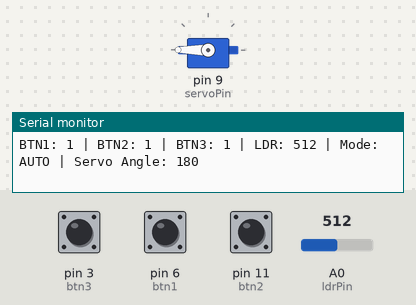
A sketch run on a simulated Arduino Uno, built with avr-gcc and run on an emulated ATmega328P. Parts: servo, the last lines printed to the serial monitor. The inputs (shaded band) are chosen by the test bench; at power-on: A0 (ldrPin) = 512, pin 6 (btn1) HIGH, pin 11 (btn2) HIGH, pin 3 (btn3) HIGH.

Above: at 1.3 s.
1.4 s: A0 (ldrPin) set to 493
At 2.6 s:
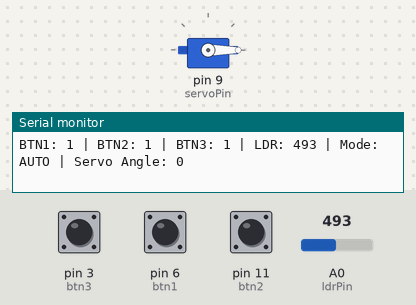
3.0 s: pin 6 (btn1) pulled LOW for 0.6 s
5.1 s: pin 11 (btn2) pulled LOW for 3.2 s
At 9.3 s:
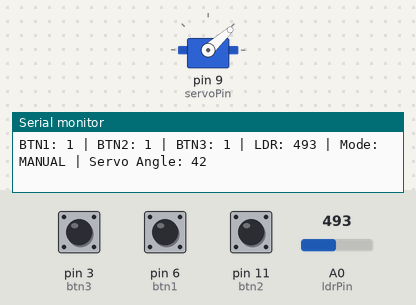
9.8 s: pin 11 (btn2) pulled LOW for 3.2 s
At 14.1 s:
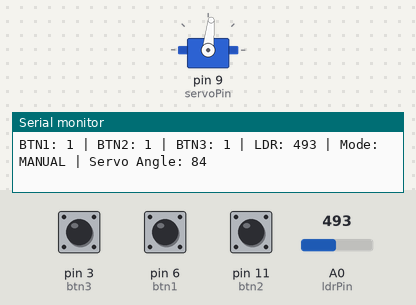
14.5 s: pin 11 (btn2) pulled LOW for 3.2 s
At 18.8 s:
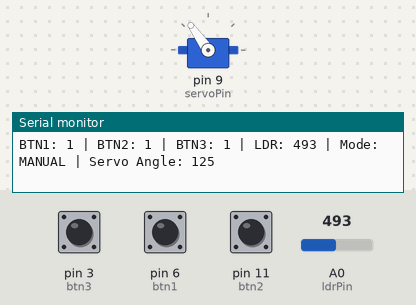
19.2 s: pin 3 (btn3) pulled LOW for 0.6 s
At 19.41 s:
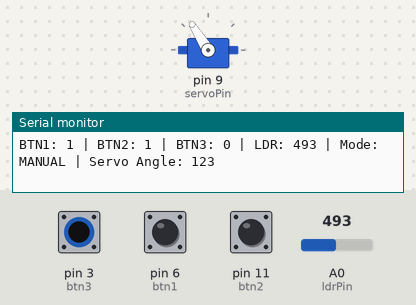
Timing chart, 0 to 22.2 s (numbered marks = the images above; inputs shaded):
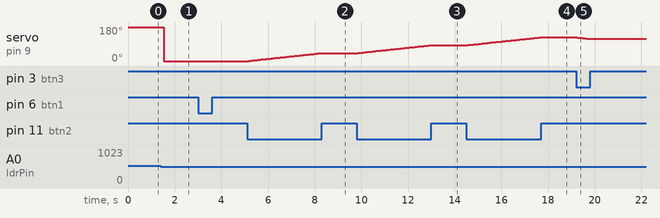

Measured:
- the behaviour switches between 501 and 500 on A0 (ldrPin) (found by bisection; images 0 and 1)
- after the input at 1.4 s, servo on pin 9 (servoPin): 180° → 0° after 0.12 s
- after the input at 5.1 s, servo on pin 9 (servoPin): moves from 0° to 42° over 3.1 s, starting after 0.06 s
- after the input at 9.8 s, servo on pin 9 (servoPin): moves from 42° to 84° over 3.1 s, starting after 0.06 s
- after the input at 14.5 s, servo on pin 9 (servoPin): moves from 84° to 125° over 3.1 s, starting after 0.07 s
- after the input at 19.2 s, servo on pin 9 (servoPin): moves from 125° to 117° over 0.54 s, starting after 0.05 s

The sketch:

LDR_WindowControl.ino
```cpp
#include <Servo.h>

Servo myServo;

int ldrPin = A0;
int servoPin = 9;

int btn1 = 6; // Toggle Auto/Manual
int btn2 = 11; // Increase angle (Manual)
int btn3 = 3;  // Decrease angle (Manual)

bool isManual = false; // Default: Auto mode
int servoAngle = 0;
int ldrValue = 0;
int threshold = 500;
bool lastBtn1State = HIGH; // For detecting btn1 press edge

void setup() {
  myServo.attach(servoPin);
  pinMode(btn1, INPUT);
  pinMode(btn2, INPUT);
  pinMode(btn3, INPUT);
  Serial.begin(9600);
  myServo.write(servoAngle); // Move to default angle
  Serial.println("Starting in AUTO mode...");
}

void loop() {
  // Read button states
  bool btn1State = digitalRead(btn1);
  bool btn2State = digitalRead(btn2);
  bool btn3State = digitalRead(btn3);
  ldrValue = analogRead(ldrPin);

  // Toggle Auto/Manual Mode on btn1 press (edge detection)
  if (btn1State == LOW && lastBtn1State == HIGH) {
    isManual = !isManual;
    Serial.print("Switched to ");
    Serial.println(isManual ? "MANUAL" : "AUTO");
    delay(300); // Debounce
  }
  lastBtn1State = btn1State;

  if (isManual) {
    // Manual Mode: adjust with btn2 and btn3
    if (btn2State == LOW && servoAngle < 180) {
      servoAngle++;
      myServo.write(servoAngle);
      delay(10);
    }

    if (btn3State == LOW && servoAngle > 0) {
      servoAngle--;
      myServo.write(servoAngle);
      delay(10);
    }
  } else {
    // Auto Mode: use LDR
    if (ldrValue > threshold) {
      servoAngle = 180;
    } else {
      servoAngle = 0;
    }
    myServo.write(servoAngle);
    delay(500); // Delay to reduce LDR polling frequency
  }

  // Print all values in one row
  Serial.print("BTN1: "); Serial.print(btn1State);
  Serial.print(" | BTN2: "); Serial.print(btn2State);
  Serial.print(" | BTN3: "); Serial.print(btn3State);
  Serial.print(" | LDR: "); Serial.print(ldrValue);
  Serial.print(" | Mode: "); Serial.print(isManual ? "MANUAL" : "AUTO");
  Serial.print(" | Servo Angle: "); Serial.println(servoAngle);
}
```
